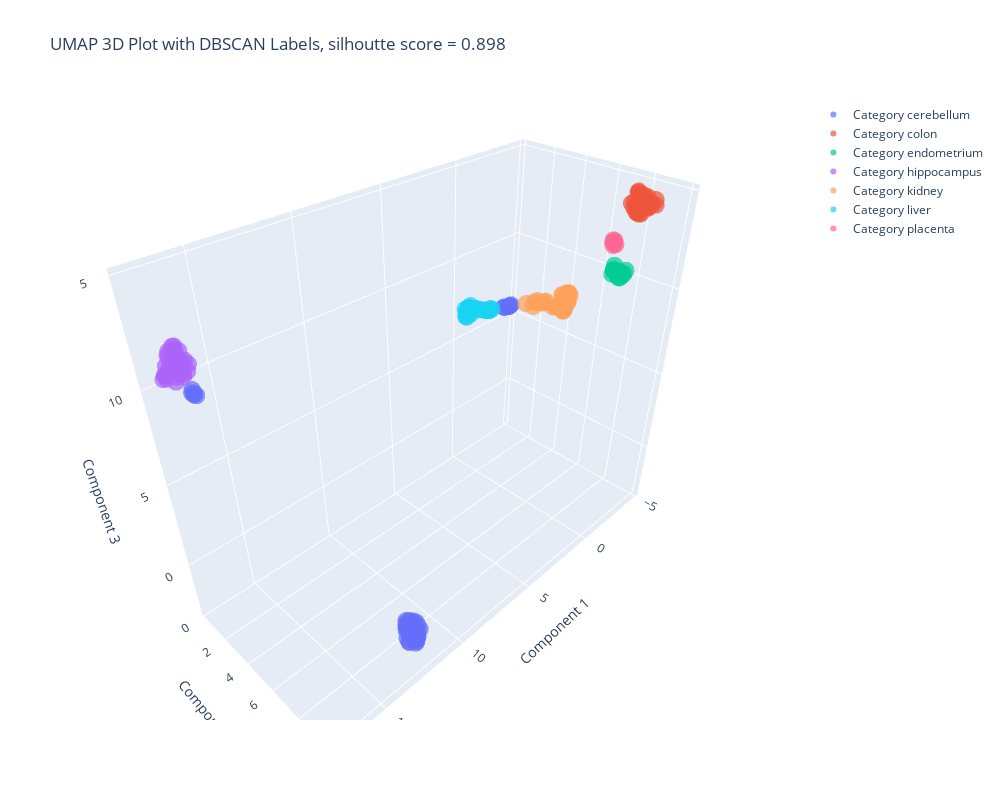

The cell this chart's notebook holds for it:
### Markdown cell above
By visualizing the plots, it is observed that the best approach is the case where eps = 21.983967935871743 and min_samples = 2. Therefore, the final model is fitted with those hyperparameters and evaluated with the actual values.

### Code cell
dbscan = DBSCAN(eps = dbscan_results[0][0], min_samples = dbscan_results[0][1])
dbscan_labels = dbscan.fit_predict(X_umap)
dbscan_result = plot_final_result(X_umap, X_sc, y, dbscan_labels, 'DBSCAN')
